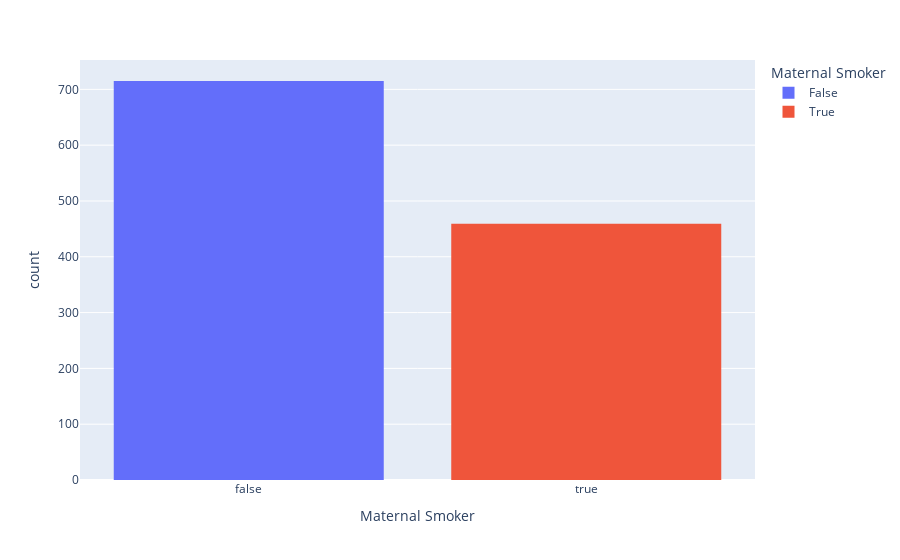

Here is the notebook cell this chart was saved with:
### Code cell
import plotly.express as px
px.histogram(births, x = 'Maternal Smoker', color = 'Maternal Smoker')

### Figure 1 — Plotly figure (JSON) as saved in the notebook; plotly's stock layout.template omitted (floating-point values rounded to 4 significant figures; data arrays with more than 128 entries replaced by an {"elided": "..."} marker saying what was removed)
{"data": [{"alignmentgroup": "True", "bingroup": "x", "hovertemplate": "Maternal Smoker=%{x}<br>count=%{y}<extra></extra>", "legendgroup": "False", "marker": {"color": "#636efa", "pattern": {"shape": ""}}, "name": "False", "offsetgroup": "False", "orientation": "v", "showlegend": true, "type": "histogram", "x": {"elided": "715 bool values"}, "xaxis": "x", "yaxis": "y"}, {"alignmentgroup": "True", "bingroup": "x", "hovertemplate": "Maternal Smoker=%{x}<br>count=%{y}<extra></extra>", "legendgroup": "True", "marker": {"color": "#EF553B", "pattern": {"shape": ""}}, "name": "True", "offsetgroup": "True", "orientation": "v", "showlegend": true, "type": "histogram", "x": {"elided": "459 bool values"}, "xaxis": "x", "yaxis": "y"}], "layout": {"autosize": true, "barmode": "relative", "legend": {"title": {"text": "Maternal Smoker"}, "tracegroupgap": 0}, "margin": {"t": 60}, "xaxis": {"anchor": "y", "autorange": true, "categoryarray": [false, true], "categoryorder": "array", "domain": [0, 1], "range": [-0.5, 1.5], "title": {"text": "Maternal Smoker"}, "type": "category"}, "yaxis": {"anchor": "x", "autorange": true, "domain": [0, 1], "range": [0, 752.6], "title": {"text": "count"}}}}
